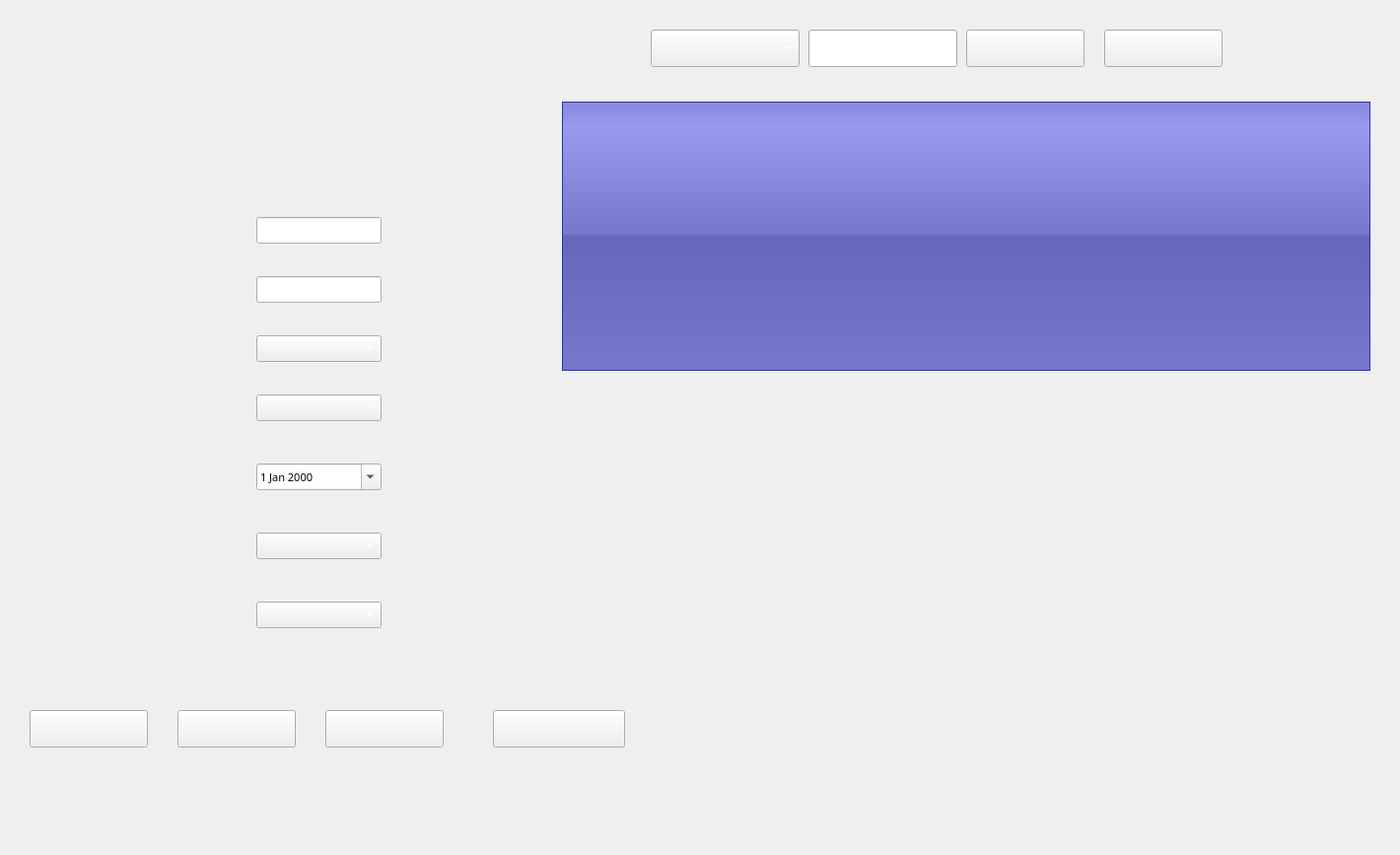
           <widget class="QWidget" name="tab_5">
            <attribute name="title">
             <string>VEHICULE</string>
            </attribute>
            <widget class="QComboBox" name="typecarburant">
             <property name="geometry">
              <rect>
               <x>260</x>
               <y>540</y>
               <width>127</width>
               <height>27</height>
              </rect>
             </property>
             <property name="styleSheet">
              <string notr="true">border-image: url(:/img/img/LD.png);
font: 8pt &quot;Junior Prince&quot;;
color: rgb(255, 255, 255);</string>
             </property>
            </widget>
            <widget class="QPushButton" name="AjouterVehicule">
             <property name="geometry">
              <rect>
               <x>30</x>
               <y>720</y>
               <width>120</width>
               <height>38</height>
              </rect>
             </property>
             <property name="styleSheet">
              <string notr="true">border-image: url(:/img/img/Ajouter.png);</string>
             </property>
             <property name="text">
              <string/>
             </property>
            </widget>
            <widget class="QPushButton" name="supprimerVehicule">
             <property name="geometry">
              <rect>
               <x>180</x>
               <y>720</y>
               <width>120</width>
               <height>38</height>
              </rect>
             </property>
             <property name="styleSheet">
              <string notr="true">border-image: url(:/img/img/Supprimer.png);</string>
             </property>
             <property name="text">
              <string/>
             </property>
            </widget>
            <widget class="QComboBox" name="combochercherv">
             <property name="geometry">
              <rect>
               <x>660</x>
               <y>30</y>
               <width>151</width>
               <height>38</height>
              </rect>
             </property>
             <property name="styleSheet">
              <string notr="true">border-image: url(:/img/img/LD.png);
font: 8pt &quot;Junior Prince&quot;;
color: rgb(255, 255, 255);</string>
             </property>
            </widget>
            <widget class="QComboBox" name="typev">
             <property name="geometry">
              <rect>
               <x>260</x>
               <y>400</y>
               <width>127</width>
               <height>27</height>
              </rect>
             </property>
             <property name="styleSheet">
              <string notr="true">border-image: url(:/img/img/LD.png);
font: 8pt &quot;Junior Prince&quot;;
color: rgb(255, 255, 255);</string>
             </property>
            </widget>
            <widget class="QTableView" name="tabvehicule">
             <property name="geometry">
              <rect>
               <x>570</x>
               <y>103</y>
               <width>820</width>
               <height>273</height>
              </rect>
             </property>
             <property name="styleSheet">
              <string notr="true">QTableView {
color: white;
background-color: QLinearGradient( x1: 0, y1: 0, x2: 0, y2: 1, stop: 0 #88d, stop: 0.1 #99e, stop: 0.49 #77c, stop: 0.5 #66b, stop: 1 #77c);
border-width: 1px;
border-color: #339;
border-style: solid;}</string>
             </property>
            </widget>
            <widget class="QLineEdit" name="numerochassis">
             <property name="geometry">
              <rect>
               <x>260</x>
               <y>280</y>
               <width>127</width>
               <height>27</height>
              </rect>
             </property>
             <property name="styleSheet">
              <string notr="true">border-image: url(:/img/img/LD.png);
font: 8pt &quot;Junior Prince&quot;;
color: rgb(255, 255, 255);</string>
             </property>
            </widget>
            <widget class="QDateEdit" name="datecirculation">
             <property name="geometry">
              <rect>
               <x>260</x>
               <y>470</y>
               <width>127</width>
               <height>27</height>
              </rect>
             </property>
             <property name="font">
              <font>
               <family>Junior Prince</family>
               <pointsize>8</pointsize>
               <weight>50</weight>
               <italic>false</italic>
               <bold>false</bold>
              </font>
             </property>
             <property name="styleSheet">
              <string notr="true">border-image: url(:/img/img/LD.png);

</string>
             </property>
             <property name="calendarPopup">
              <bool>true</bool>
             </property>
            </widget>
            <widget class="QPushButton" name="Affichertout_2">
             <property name="geometry">
              <rect>
               <x>1120</x>
               <y>30</y>
               <width>120</width>
               <height>38</height>
              </rect>
             </property>
             <property name="styleSheet">
              <string notr="true">border-image: url(:/img/img/Afficher.png);</string>
             </property>
             <property name="text">
              <string/>
             </property>
            </widget>
            <widget class="QPushButton" name="cherchervehicule">
             <property name="geometry">
              <rect>
               <x>980</x>
               <y>30</y>
               <width>120</width>
               <height>38</height>
              </rect>
             </property>
             <property name="styleSheet">
              <string notr="true">border-image: url(:/img/img/Rechercher.png);</string>
             </property>
             <property name="text">
              <string/>
             </property>
            </widget>
            <widget class="QLineEdit" name="Matricule">
             <property name="geometry">
              <rect>
               <x>260</x>
               <y>220</y>
               <width>127</width>
               <height>27</height>
              </rect>
             </property>
             <property name="styleSheet">
              <string notr="true">border-image: url(:/img/img/LD.png);
font: 8pt &quot;Junior Prince&quot;;
color: rgb(255, 255, 255);</string>
             </property>
            </widget>
            <widget class="QLineEdit" name="lineEditvehicule">
             <property name="geometry">
              <rect>
               <x>820</x>
               <y>30</y>
               <width>151</width>
               <height>38</height>
              </rect>
             </property>
             <property name="styleSheet">
              <string notr="true">border-image: url(:/img/img/LD.png);
font: 8pt &quot;Junior Prince&quot;;
color: rgb(255, 255, 255);</string>
             </property>
            </widget>
            <widget class="QPushButton" name="ModifierVehicule">
             <property name="geometry">
              <rect>
               <x>330</x>
               <y>720</y>
               <width>120</width>
               <height>38</height>
              </rect>
             </property>
             <property name="styleSheet">
              <string notr="true">border-image: url(:/img/img/Modifier.png);</string>
             </property>
             <property name="text">
              <string/>
             </property>
            </widget>
            <widget class="QComboBox" name="marquev">
             <property name="geometry">
              <rect>
               <x>260</x>
               <y>340</y>
               <width>127</width>
               <height>27</height>
              </rect>
             </property>
             <property name="styleSheet">
              <string notr="true">border-image: url(:/img/img/LD.png);
font: 8pt &quot;Junior Prince&quot;;
color: rgb(255, 255, 255);</string>
             </property>
            </widget>
            <widget class="QComboBox" name="comboBoxemp">
             <property name="geometry">
              <rect>
               <x>260</x>
               <y>610</y>
               <width>127</width>
               <height>27</height>
              </rect>
             </property>
             <property name="styleSheet">
              <string notr="true">border-image: url(:/img/img/LD.png);
font: 8pt &quot;Junior Prince&quot;;
color: rgb(255, 255, 255);</string>
             </property>
            </widget>
            <widget class="QLabel" name="photoVeh">
             <property name="geometry">
              <rect>
               <x>0</x>
               <y>0</y>
               <width>1411</width>
               <height>858</height>
              </rect>
             </property>
             <property name="text">
              <string/>
             </property>
            </widget>
            <widget class="QPushButton" name="statistique">
             <property name="geometry">
              <rect>
               <x>500</x>
               <y>720</y>
               <width>134</width>
               <height>38</height>
              </rect>
             </property>
             <property name="styleSheet">
              <string notr="true">
border-image: url(:/img/img/stat.png);</string>
             </property>
             <property name="text">
              <string/>
             </property>
            </widget>
            <zorder>photoVeh</zorder>
            <zorder>typecarburant</zorder>
            <zorder>AjouterVehicule</zorder>
            <zorder>supprimerVehicule</zorder>
            <zorder>combochercherv</zorder>
            <zorder>typev</zorder>
            <zorder>tabvehicule</zorder>
            <zorder>numerochassis</zorder>
            <zorder>datecirculation</zorder>
            <zorder>Affichertout_2</zorder>
            <zorder>cherchervehicule</zorder>
            <zorder>Matricule</zorder>
            <zorder>lineEditvehicule</zorder>
            <zorder>ModifierVehicule</zorder>
            <zorder>marquev</zorder>
            <zorder>comboBoxemp</zorder>
            <zorder>statistique</zorder>
           </widget>
